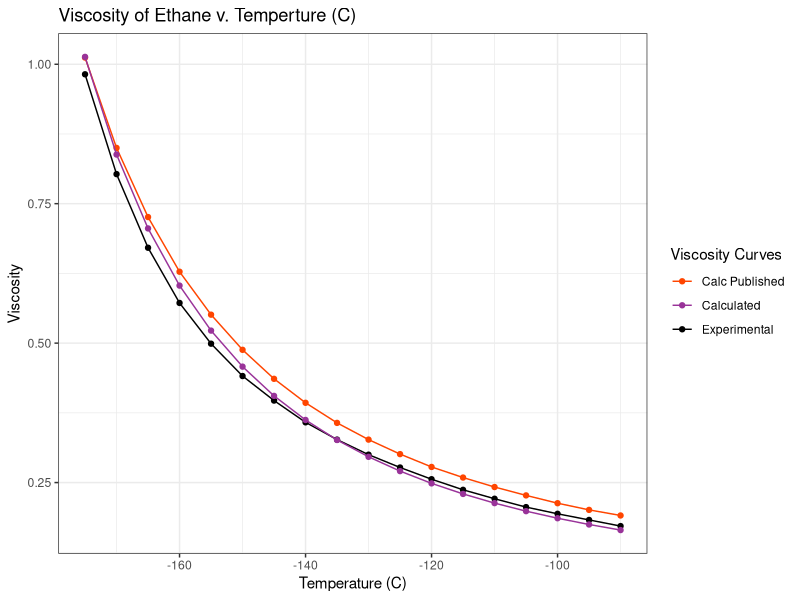

Here is the R script that generated this plot:
## ---- chunk 1
library(tidyverse)
library(car)
library(lmtest)
## ---- chunk 2
ethane_tbl = as_tibble(read.csv("data/ethane-temp-viscosity.csv"))
attach(ethane_tbl)
df_working = ethane_tbl %>% 
  select(Temp, Exp, Calc)

attach(df_working)
detach(ethane_tbl)
## ---- chunk 3
N_exp = c(0.79, 1.91, 3.13, 4.07, 4.91, 5.91, 7.04, 7.97, 9.05, 9.99, 
       11.04, 11.99, 12.99, 13.98, 15.02, 16.00, 17.01, 18.01, 19.00, 19.98)

T0 = c(57.60, 95.57, 133.41, 160.20, 182.48, 207.09, 232.53, 251.71, 272.12, 288.37, 
       305.01, 318.78, 332.10, 344.21, 355.92, 366.11, 375.90, 385.00, 393.54, 401.67)

B_exp = c(114.14, 156.60, 222.67, 265.84, 313.66, 362.79, 436.73, 473.70, 525.56, 558.61,
      605.50, 631.63, 664.10, 689.85, 718.51, 738.30, 757.88, 777.40, 793.62, 811.29)

df_raw = data.frame(N_exp, T0, B_exp)

N = N_exp
N2 = N^2
N3 = N * N2
N4 = N * N3
## ---- chunk 4
fit_quadratic_T0 = lm(T0 ~ N_exp + I(N_exp^2), data = df_raw)
summary(fit_quadratic_T0)

fit_cubic_T0 = lm(T0 ~ N_exp + I(N_exp^2) + I(N_exp^3), data = df_raw)
summary(fit_cubic_T0)

fit_quartic_T0 = lm(T0 ~ N_exp + I(N_exp^2) + I(N_exp^3) + I(N_exp^4), data = df_raw)
summary(fit_quartic_T0)
## ---- chunk 5
coef(fit_cubic_T0)
## ---- chunk 6
fit_quadratic_B = lm(B_exp ~ N_exp + I(N_exp^2), data = df_raw)
summary(fit_quadratic_B)

fit_cubic_B = lm(B_exp ~ N_exp + I(N_exp^2) + I(N_exp^3), data = df_raw)
summary(fit_cubic_B)

fit_quartic_B = lm(B_exp ~ N_exp + I(N_exp^2) + I(N_exp^3) + I(N_exp^4), data = df_raw)
summary(fit_quartic_B)
## ---- chunk 7
coef(fit_cubic_B)
## ---- chunk 8
T0_calc <- function(coeffs, N) {
  T0_approx = coeffs[1] + coeffs[2]*N + coeffs[3]*N^2 + coeffs[4]*N^3
  return (T0_approx)
}

B_calc <- function(coeffs, N) {
  B_approx = coeffs[1] + coeffs[2]*N + coeffs[3]*N^2  + coeffs[4]*N^3
  return (B_approx)
}

viscosity_calc <- function(T0, B, Temperature) {
  log_visc = B*(1/Temperature - 1/T0)
  # The log in the de Guzman eqn is base 10.
  return(10^(log_visc))
}

## ---- chunk 9
T_coeffs = coef(fit_cubic_T0)
B_coeffs = coef(fit_cubic_B)

# generate the constants for ethane 
T0_ethane = round(T0_calc(T_coeffs, 2), 2)
B_ethane = round(B_calc(B_coeffs,2), 2)

# Add a new column with temps in Kelvin for use in calculations
ethane_tbl = ethane_tbl %>% 
  mutate(TempK = ethane_tbl$Temp + 273.15)

# Compute viscosity
ethane_tbl = ethane_tbl %>% 
  mutate(CalcTest = viscosity_calc(T0_ethane, B_ethane, ethane_tbl$TempK))

ethane_tbl %>% 
  ggplot(aes(x=Temp)) +
  geom_point(aes(y=Exp, color="Experimental")) +
  geom_line(aes(y=Exp, color="Experimental")) +
  geom_point(aes(y=Calc, color="Calc Published")) +
  geom_line(aes(y=Calc, color="Calc Published")) +
  geom_point(aes(y=CalcTest, color="Calculated")) +
  geom_line(aes(y=CalcTest, color="Calculated")) +
  theme_bw() +
  theme(legend.position="right") +
  labs(x="Temperature (C)", y="Viscosity", title="Viscosity of Ethane v. Temperture (C)") +
  scale_color_manual(name="Viscosity Curves", values = c("Experimental"="#000000","Calculated"="#993399", "Calc Published"="#ff4500"))
